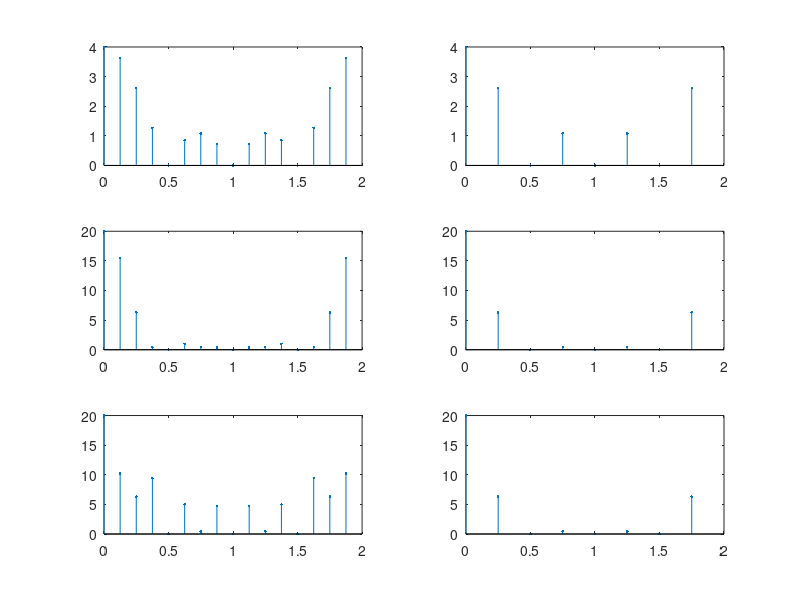

MATLAB code for this plot:
x=[ones(1,4)];
n=0:30;;
x1=(n>=0&n<=3).*(n+1)+(n>3&n<=7).*(8-n)+(n>7)*0;
x2=(n>=0&n<=3).*(4-n)+(n>3&n<=7).*(n-3)+(n>7)*0
y1=fft(x,16);
y2=fft(x,8);
f1=(0:15)/8;
f2=(0:7)/4;
subplot(3,2,1);
stem(f1,abs(y1),'.');
subplot(3,2,2);
stem(f2,abs(y2),'.');

y11=fft(x1,16);
y12=fft(x1,8);
subplot(3,2,3);
stem(f1,abs(y11),'.');
subplot(3,2,4);
stem(f2,abs(y12),'.');

y21=fft(x2,16);
y22=fft(x2,8);
subplot(3,2,5);
stem(f1,abs(y21),'.');
subplot(3,2,6);
stem(f2,abs(y22),'.');
